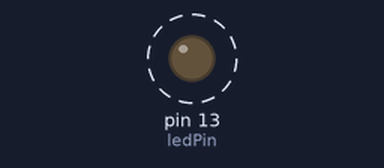
A sketch run on a simulated Arduino Uno, built with avr-gcc and run on an emulated ATmega328P. Parts: output pins drawn as LEDs (lit = HIGH). Dashed ring = blinking. What the sketch prints to the serial monitor is not drawn.

Above: at 0.5 s.
Timing chart, 0 to 4.6 s (numbered marks = the images above):
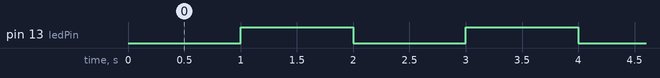

The sketch:

Serial-monitor-learning.ino
```cpp
const int ledPin = 13;       // Built-in LED pin
unsigned long previousMillis = 0;
const long interval = 1000;  // 1 second
int ledState = LOW;

void setup() {
  pinMode(ledPin, OUTPUT);
  Serial.begin(9600);   // Start serial communication at 9600 baud
}

void loop() {
  unsigned long currentMillis = millis();

  if (currentMillis - previousMillis >= interval) {
    previousMillis = currentMillis;

    // Toggle LED state
    ledState = !ledState;
    digitalWrite(ledPin, ledState);

    // Print info
    Serial.print("LED Toggled!  Time: ");
    Serial.println(currentMillis);
  }
}
```

Measured:
- by itself, pin 13 (ledPin): alternates HIGH for 1.0 s and LOW for 1.0 s
